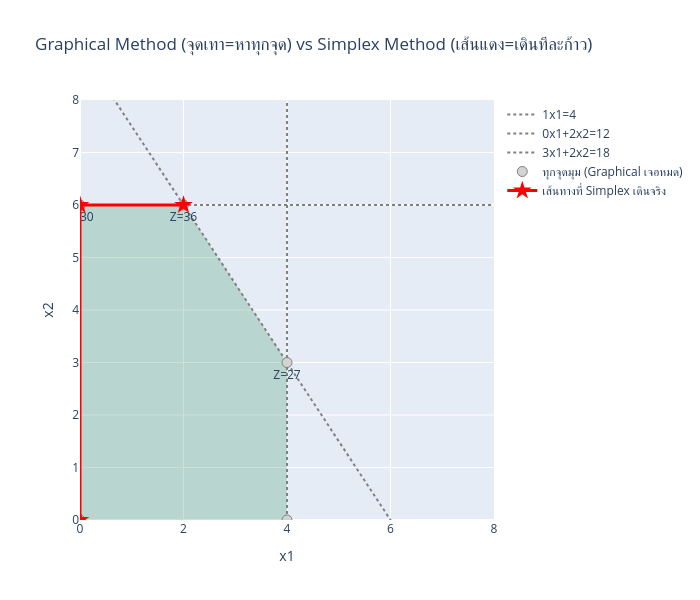

Write notebook code for a chart like this one.
### Markdown cell above
## ส่วนที่ 3 — รวมภาพ: Simplex เดินบนกราฟเดียวกับ Graphical Method

นำเส้นทางที่ Simplex เดิน (จาก `steps`) มาซ้อนทับบนกราฟ feasible region เดียวกับ Graphical Method
เพื่อพิสูจน์ให้เห็นว่ามันคือกระบวนการเดียวกัน เพียงแค่มองจากมุมต่างกัน

### Code cell
def plot_teaching_demo(A, b, c, corners, steps):
    fig = base_figure(A, b)

    visited = {(round(s["point"]["x1"], 4), round(s["point"]["x2"], 4)) for s in steps}

    # จุดมุมที่ Simplex "ไม่ได้" เดินผ่าน (สีเทา)
    skipped = [p for p in corners if (round(p[0], 4), round(p[1], 4)) not in visited]
    if skipped:
        sxs, sys_ = zip(*skipped)
        szs = [c[0] * x + c[1] * y for x, y in skipped]
        fig.add_trace(go.Scatter(
            x=sxs, y=sys_, mode="markers+text",
            marker={"size": 11, "color": "lightgray", "line": {"width": 1.5, "color": "gray"}},
            text=[f"Z={z:.0f}" for z in szs], textposition="bottom center", textfont={"color": "gray"},
            name="จุดมุมที่ Simplex ไม่เดินผ่าน",
        ))

    # เส้นทางที่ Simplex เดินจริง (สีแดง)
    path_x = [s["point"]["x1"] for s in steps]
    path_y = [s["point"]["x2"] for s in steps]
    fig.add_trace(go.Scatter(
        x=path_x, y=path_y, mode="lines+markers+text",
        line={"color": "red", "width": 3}, marker={"size": 15, "color": "red", "symbol": "star",
                                                     "line": {"width": 2, "color": "darkred"}},
        text=[f"Step {i}<br>Z={s['Z']:.0f}" for i, s in enumerate(steps)], textposition="top center",
        textfont={"color": "darkred"},
        name="เส้นทางที่ Simplex เดินจริง",
    ))

    fig.update_layout(
        title="<b>🎯 Graphical (จุดเทา=หาทุกจุด) vs Simplex (เส้นแดง=เดินทีละก้าว)</b>",
    )
    fig.show()

    print(f"🎯 Simplex เดินผ่าน {len(visited)}/{len(corners)} จุดมุม "
          f"({len(visited)/len(corners)*100:.0f}% ของทั้งหมด) แล้วเจอ optimal พอดี")


plot_teaching_demo(A, b, c, corners, steps)

### Figure 1 — Plotly figure (JSON) as saved in the notebook; plotly's stock layout.template omitted (floating-point values rounded to 4 significant figures; data arrays with more than 128 entries replaced by an {"elided": "..."} marker saying what was removed)
{"data": [{"colorscale": [[0, "rgba(0,0,0,0)"], [1, "rgba(80,160,120,0.30)"]], "contours": {"end": 1, "size": 1, "start": 0.5}, "hoverinfo": "skip", "line": {"width": 0}, "name": "Feasible region", "showscale": false, "type": "contour", "x": {"elided": "300 float values"}, "y": {"elided": "300 float values"}, "z": {"elided": "300x300 int values"}}, {"line": {"color": "gray", "dash": "dot"}, "mode": "lines", "name": "1x1=4", "type": "scatter", "x": [4, 4], "y": [0, 8]}, {"line": {"color": "gray", "dash": "dot"}, "mode": "lines", "name": "0x1+2x2=12", "type": "scatter", "x": {"elided": "300 float values"}, "y": {"elided": "300 float values"}}, {"line": {"color": "gray", "dash": "dot"}, "mode": "lines", "name": "3x1+2x2=18", "type": "scatter", "x": {"elided": "300 float values"}, "y": {"elided": "300 float values"}}, {"marker": {"color": "lightgray", "line": {"color": "gray", "width": 1}, "size": 10}, "mode": "markers+text", "name": "ทุกจุดมุม (Graphical เจอหมด)", "text": ["Z=0", "Z=30", "Z=36", "Z=12", "Z=27"], "textposition": "bottom center", "type": "scatter", "x": [0, 0, 2, 4, 4], "y": [0, 6, 6, 0, 3]}, {"line": {"color": "red", "width": 3}, "marker": {"color": "red", "size": 14, "symbol": "star"}, "mode": "lines+markers", "name": "เส้นทางที่ Simplex เดินจริง", "text": ["จุดเริ่มต้น (origin)<br>Z=0", "หลัง pivot 1: x2 เข้าแทน S2<br>Z=30", "หลัง pivot 2: x1 เข้าแทน S3<br>Z=36"], "textposition": "top center", "type": "scatter", "x": [0, 0, 2], "y": [0, 6, 6]}], "layout": {"height": 600, "title": {"text": "Graphical Method (จุดเทา=หาทุกจุด) vs Simplex Method (เส้นแดง=เดินทีละก้าว)"}, "width": 700, "xaxis": {"range": [0, 8], "title": {"text": "x1"}}, "yaxis": {"range": [0, 8], "title": {"text": "x2"}}}}
